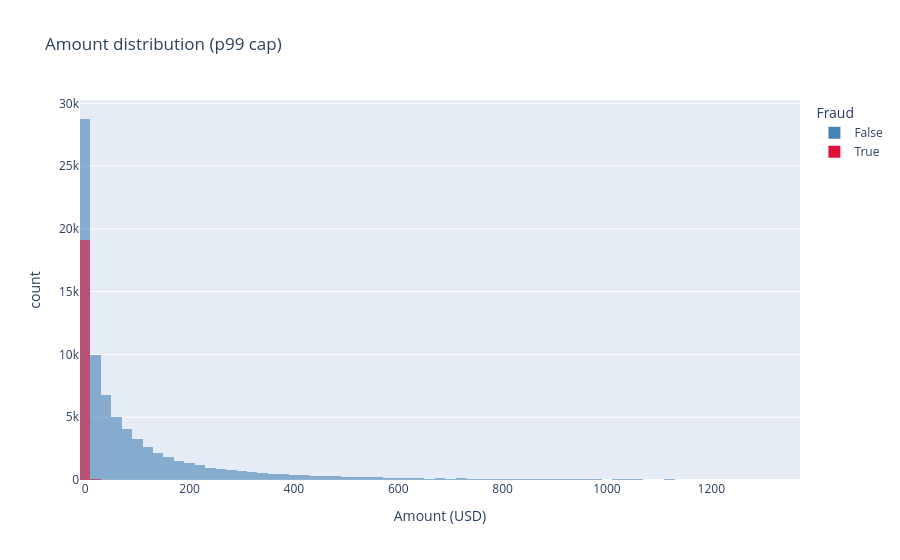

Source (notebook cell):
### Markdown cell above
## Amount distribution: fraud vs legit

### Code cell
fig = px.histogram(
    df[df["amount_usd"] < df["amount_usd"].quantile(0.99)],
    x="amount_usd",
    color="is_fraud",
    nbins=80,
    barmode="overlay",
    opacity=0.6,
    color_discrete_map={True: "crimson", False: "steelblue"},
    labels={"amount_usd": "Amount (USD)", "is_fraud": "Fraud"},
    title="Amount distribution (p99 cap)",
)
fig.show()

### Figure 1 — Plotly figure (JSON) as saved in the notebook; plotly's stock layout.template omitted (floating-point values rounded to 4 significant figures; data arrays with more than 128 entries replaced by an {"elided": "..."} marker saying what was removed)
{"data": [{"bingroup": "x", "hovertemplate": "Fraud=False<br>Amount (USD)=%{x}<br>count=%{y}<extra></extra>", "legendgroup": "False", "marker": {"color": "steelblue", "opacity": 0.6, "pattern": {"shape": ""}}, "name": "False", "nbinsx": 80, "orientation": "v", "showlegend": true, "type": "histogram", "x": {"elided": "79642 float values"}, "xaxis": "x", "yaxis": "y"}, {"bingroup": "x", "hovertemplate": "Fraud=True<br>Amount (USD)=%{x}<br>count=%{y}<extra></extra>", "legendgroup": "True", "marker": {"color": "crimson", "opacity": 0.6, "pattern": {"shape": ""}}, "name": "True", "nbinsx": 80, "orientation": "v", "showlegend": true, "type": "histogram", "x": {"elided": "19489 float values"}, "xaxis": "x", "yaxis": "y"}], "layout": {"barmode": "overlay", "legend": {"title": {"text": "Fraud"}, "tracegroupgap": 0}, "title": {"text": "Amount distribution (p99 cap)"}, "xaxis": {"anchor": "y", "domain": [0, 1], "title": {"text": "Amount (USD)"}}, "yaxis": {"anchor": "x", "domain": [0, 1], "title": {"text": "count"}}}}
